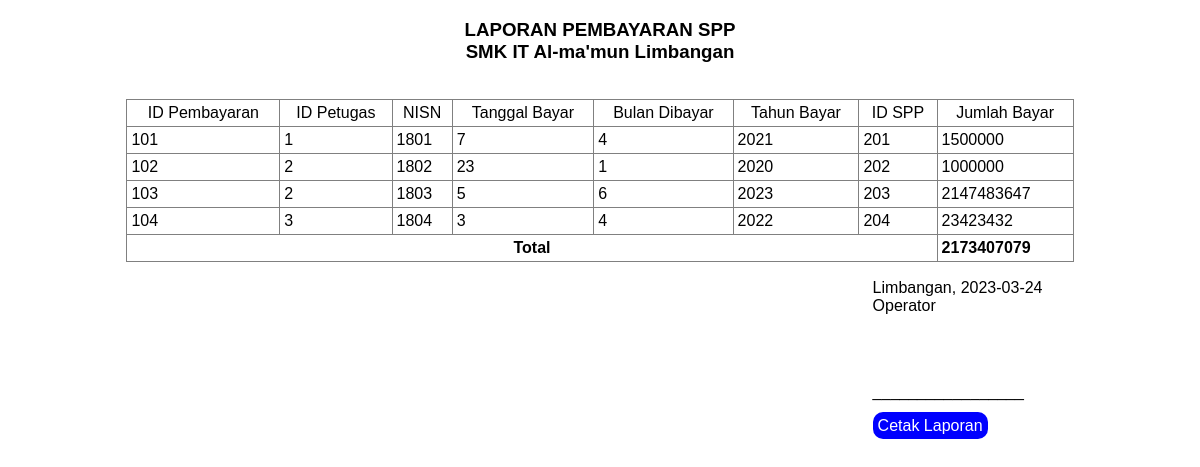
The app's page /laporan_pembayaran.php with its own data.
### tables this page shows
CREATE TABLE `pembayaran` (
  `id_pembayaran` int(11) NOT NULL,
  `id_petugas` int(11) DEFAULT NULL,
  `nisn` varchar(10) DEFAULT NULL,
  `tgl_bayar` varchar(8) DEFAULT NULL,
  `bulan_dibayar` varchar(8) DEFAULT NULL,
  `tahun_dibayar` varchar(4) DEFAULT NULL,
  `id_spp` int(11) DEFAULT NULL,
  `jumlah_bayar` int(11) DEFAULT NULL
);

### laporan_pembayaran.php (the view, shortened to what this page needs)
<!DOCTYPE html>
<html>
<head>
</head>
<body>
	<h3 align="center">LAPORAN PEMBAYARAN SPP <br> SMK IT Al-ma'mun Limbangan</h3>
	<br>
	<table width="80%" align="center" border="1" cellspacing="0" cellpadding="4">
		<thead>
			<tr align="center">
			<td>ID Pembayaran</td>
 		<td>ID Petugas</td>
 		<td>NISN</td>
 		<td>Tanggal Bayar</td>
 		<td>Bulan Dibayar</td>
 		<td>Tahun Bayar</td>
 		<td>ID SPP</td>
 		<td>Jumlah Bayar</td>
 		</tr>
 	</thead>
 	<tbody>
	 <?php
			$sql = mysqli_query($koneksi, "SELECT * FROM pembayaran ORDER BY id_pembayaran ASC") or die(mysqli_error($koneksi));
			if(mysqli_num_rows($sql) > 0){
				while($data = mysqli_fetch_assoc($sql)){
					echo '
					<tr>
						<td>'.$data['id_pembayaran'].'</td>
						<td>'.$data['id_petugas'].'</td>
						<td>'.$data['nisn'].'</td>
						<td>'.$data['tgl_bayar'].'</td>
						<td>'.$data['bulan_dibayar'].'</td>
                           <td>'.$data['tahun_dibayar'].'</td>
                           <td>'.$data['id_spp'].'</td>
                           <td>'.$data['jumlah_bayar'].'</td>
					</tr>
					';
					$total += $data['jumlah_bayar'];
				}
			}else{
				echo '
				<tr>
					<td colspan="6">Tidak ada data.</td>
				</tr>
				';
			}
			?>
 		<tr>
 			<td colspan="7" align="center"><strong>Total</strong></td>
 			<td align="left"><strong><?php echo $total ?></strong></td>
 		</tr>
 	</tbody>
	</table>
	<table width="80%" align="center">
		<tr>
			<td></td>
			<td width="200px">
				<p>Limbangan, <?php echo date('Y-m-d') ?><br>Operator</p>
				<br><br>
				<p>_________________</p>
				<a href="#" class="no-print" onclick="window.print();">Cetak Laporan</a>
			</td>
		</tr>
	</table>
</body>
</html>

### laporan_pembayaran.php (style rules this page uses)
body { font-family: Arial; }
table { border-collapse: collapse; }
.no-print { width: 30px; height: 20px; padding: 5px; border-radius: 10px; text-decoration: none; font-family: arial; color: #fff; background-color: blue; }

### records on screen
pembayaran: id_pembayaran "101", id_petugas "1", nisn "1801", tgl_bayar "7", bulan_dibayar "4", tahun_dibayar "2021", id_spp "201", jumlah_bayar "1500000"
pembayaran: id_pembayaran "102", id_petugas "2", nisn "1802", tgl_bayar "23", bulan_dibayar "1", tahun_dibayar "2020", id_spp "202", jumlah_bayar "1000000"
pembayaran: id_pembayaran "103", id_petugas "2", nisn "1803", tgl_bayar "5", bulan_dibayar "6", tahun_dibayar "2023", id_spp "203", jumlah_bayar "2147483647"
pembayaran: id_pembayaran "104", id_petugas "3", nisn "1804", tgl_bayar "3", bulan_dibayar "4", tahun_dibayar "2022", id_spp "204", jumlah_bayar "23423432"

### other values on screen
$total "2173407079"
